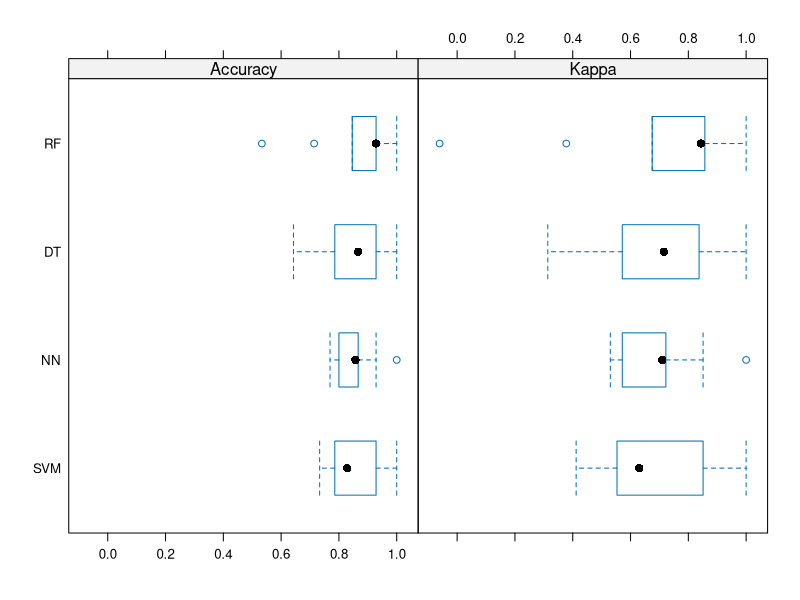
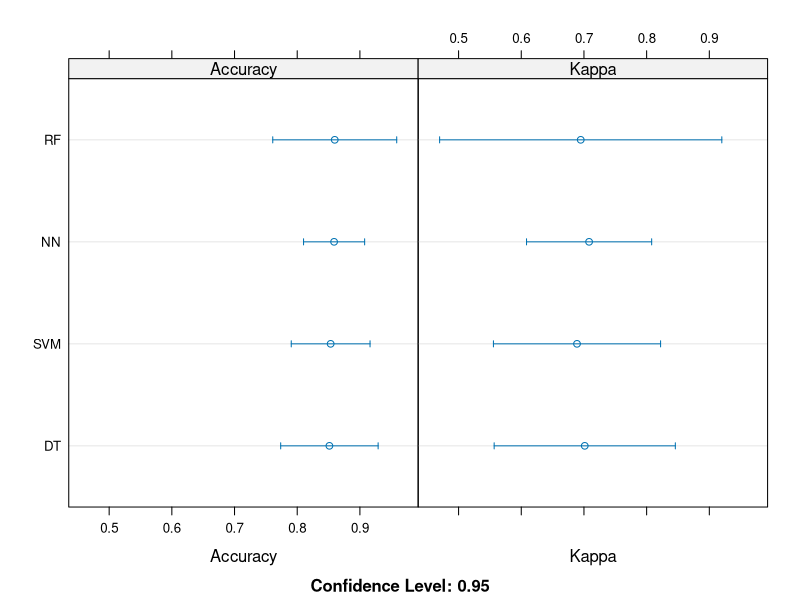

Recreate these plots in R, in order.
## ---- chunk 1
#results <- resamples(list(RF=random_forest, DT=modelDT, SVM=svm_model_poly))
train_data <- read.csv("train_data.csv")
install.packages("caret")
library(caret)
install.packages("e1071")
library(e1071)
install.packages("randomForest")
library(randomForest)
#Crossvalidation method for resampling 
ctrl <- trainControl(method = "cv", number = 10) 
# Train the model with trControl

train_data$foreclosure_pc_2020_binary <- ifelse(train_data$foreclosure_pc_2020 < 0.5, 0, 1)
train_data$foreclosure_pc_2020_binary <- as.factor(train_data$foreclosure_pc_2020_binary)

train_data <- subset(train_data, select = -foreclosure_pc_2020)

# Train the SVM model
svm_model <- train(foreclosure_pc_2020_binary ~ ., data = train_data, kernel = "radial",trControl = ctrl)
random_forest <- train(foreclosure_pc_2020_binary ~ ., data = train_data,method = "rf", trControl = ctrl)
neural_network <- train( foreclosure_pc_2020_binary ~ ., data = train_data,linear.output = TRUE, act.fct = "logistic", trControl = ctrl)
decision_tree <- train(foreclosure_pc_2020_binary ~ ., data = train_data, trControl = ctrl)
# Pass the control object to resamples

results <- resamples(list(RF = random_forest, SVM = svm_model, NN = neural_network, DT = decision_tree))


# summarize the distributions
summary(results)
# boxplots of results
bwplot(results)
# dot plots of results
dotplot(results)
